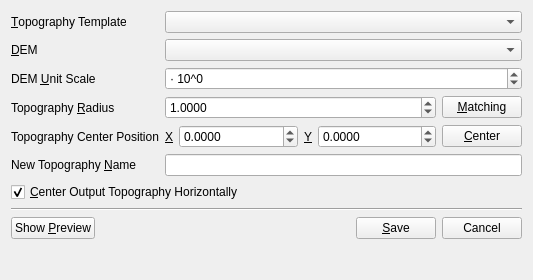
<?xml version="1.0" encoding="UTF-8"?>
<ui version="4.0">
 <class>DEMWidget</class>
 <widget class="DockableWidget" name="DEMWidget">
  <property name="geometry">
   <rect>
    <x>0</x>
    <y>0</y>
    <width>533</width>
    <height>280</height>
   </rect>
  </property>
  <property name="sizePolicy">
   <sizepolicy hsizetype="Preferred" vsizetype="Fixed">
    <horstretch>0</horstretch>
    <verstretch>0</verstretch>
   </sizepolicy>
  </property>
  <property name="windowTitle">
   <string>Apply Digital Elevation Model</string>
  </property>
  <layout class="QFormLayout" name="formLayout_2">
   <item row="0" column="0">
    <widget class="QLabel" name="label">
     <property name="text">
      <string>&amp;Topography Template</string>
     </property>
     <property name="buddy">
      <cstring>topoTemplateCombo</cstring>
     </property>
    </widget>
   </item>
   <item row="0" column="1">
    <widget class="QComboBox" name="topoTemplateCombo"/>
   </item>
   <item row="2" column="0">
    <widget class="QLabel" name="label_2">
     <property name="text">
      <string>&amp;DEM</string>
     </property>
     <property name="buddy">
      <cstring>demCombo</cstring>
     </property>
    </widget>
   </item>
   <item row="2" column="1">
    <widget class="QComboBox" name="demCombo"/>
   </item>
   <item row="3" column="0">
    <widget class="QLabel" name="label_7">
     <property name="text">
      <string>DEM &amp;Unit Scale</string>
     </property>
     <property name="buddy">
      <cstring>demUnitScaleSpinBox</cstring>
     </property>
    </widget>
   </item>
   <item row="3" column="1">
    <widget class="QSpinBox" name="demUnitScaleSpinBox">
     <property name="prefix">
      <string>· 10^</string>
     </property>
     <property name="minimum">
      <number>-100</number>
     </property>
     <property name="maximum">
      <number>100</number>
     </property>
     <property name="value">
      <number>0</number>
     </property>
    </widget>
   </item>
   <item row="4" column="0">
    <widget class="QLabel" name="label_4">
     <property name="text">
      <string>Topography &amp;Radius</string>
     </property>
     <property name="buddy">
      <cstring>topographyRadiusSpinBox</cstring>
     </property>
    </widget>
   </item>
   <item row="4" column="1">
    <widget class="QWidget" name="widget_3" native="true">
     <layout class="QGridLayout" name="gridLayout_3">
      <property name="leftMargin">
       <number>0</number>
      </property>
      <property name="topMargin">
       <number>0</number>
      </property>
      <property name="rightMargin">
       <number>0</number>
      </property>
      <property name="bottomMargin">
       <number>0</number>
      </property>
      <item row="0" column="0">
       <widget class="QDoubleSpinBox" name="topographyRadiusSpinBox">
        <property name="sizePolicy">
         <sizepolicy hsizetype="Expanding" vsizetype="Fixed">
          <horstretch>0</horstretch>
          <verstretch>0</verstretch>
         </sizepolicy>
        </property>
        <property name="decimals">
         <number>4</number>
        </property>
        <property name="minimum">
         <double>0.000100000000000</double>
        </property>
        <property name="maximum">
         <double>100000.000000000000000</double>
        </property>
        <property name="value">
         <double>1.000000000000000</double>
        </property>
       </widget>
      </item>
      <item row="0" column="1">
       <widget class="QPushButton" name="radiusMatchingButton">
        <property name="text">
         <string>&amp;Matching</string>
        </property>
       </widget>
      </item>
     </layout>
    </widget>
   </item>
   <item row="5" column="0">
    <widget class="QLabel" name="label_5">
     <property name="text">
      <string>Topography Center Position</string>
     </property>
    </widget>
   </item>
   <item row="5" column="1">
    <widget class="QWidget" name="widget_2" native="true">
     <layout class="QHBoxLayout" name="horizontalLayout">
      <property name="leftMargin">
       <number>0</number>
      </property>
      <property name="topMargin">
       <number>0</number>
      </property>
      <property name="rightMargin">
       <number>0</number>
      </property>
      <property name="bottomMargin">
       <number>0</number>
      </property>
      <item>
       <widget class="QLabel" name="label_9">
        <property name="text">
         <string>&amp;X</string>
        </property>
        <property name="buddy">
         <cstring>topographyCenterXSpinBox</cstring>
        </property>
       </widget>
      </item>
      <item>
       <widget class="QDoubleSpinBox" name="topographyCenterXSpinBox">
        <property name="sizePolicy">
         <sizepolicy hsizetype="Expanding" vsizetype="Fixed">
          <horstretch>0</horstretch>
          <verstretch>0</verstretch>
         </sizepolicy>
        </property>
        <property name="decimals">
         <number>4</number>
        </property>
        <property name="minimum">
         <double>-100000.000000000000000</double>
        </property>
        <property name="maximum">
         <double>100000.000000000000000</double>
        </property>
        <property name="value">
         <double>0.000000000000000</double>
        </property>
       </widget>
      </item>
      <item>
       <widget class="QLabel" name="label_6">
        <property name="text">
         <string>&amp;Y</string>
        </property>
        <property name="buddy">
         <cstring>topographyCenterYSpinBox</cstring>
        </property>
       </widget>
      </item>
      <item>
       <widget class="QDoubleSpinBox" name="topographyCenterYSpinBox">
        <property name="sizePolicy">
         <sizepolicy hsizetype="Expanding" vsizetype="Fixed">
          <horstretch>0</horstretch>
          <verstretch>0</verstretch>
         </sizepolicy>
        </property>
        <property name="decimals">
         <number>4</number>
        </property>
        <property name="minimum">
         <double>-100000.000000000000000</double>
        </property>
        <property name="maximum">
         <double>100000.000000000000000</double>
        </property>
        <property name="value">
         <double>0.000000000000000</double>
        </property>
       </widget>
      </item>
      <item>
       <widget class="QPushButton" name="templateCenterButton">
        <property name="text">
         <string>&amp;Center</string>
        </property>
       </widget>
      </item>
     </layout>
    </widget>
   </item>
   <item row="6" column="0">
    <widget class="QLabel" name="label_3">
     <property name="text">
      <string>New Topography &amp;Name</string>
     </property>
     <property name="buddy">
      <cstring>newTopoModelName</cstring>
     </property>
    </widget>
   </item>
   <item row="6" column="1">
    <widget class="QLineEdit" name="newTopoModelName">
     <property name="clearButtonEnabled">
      <bool>true</bool>
     </property>
    </widget>
   </item>
   <item row="8" column="0" colspan="2">
    <widget class="Line" name="line">
     <property name="orientation">
      <enum>Qt::Horizontal</enum>
     </property>
    </widget>
   </item>
   <item row="9" column="0" colspan="2">
    <widget class="QWidget" name="widget" native="true">
     <layout class="QGridLayout" name="gridLayout_2">
      <property name="leftMargin">
       <number>0</number>
      </property>
      <property name="topMargin">
       <number>0</number>
      </property>
      <property name="rightMargin">
       <number>0</number>
      </property>
      <property name="bottomMargin">
       <number>0</number>
      </property>
      <item row="0" column="1">
       <spacer name="horizontalSpacer">
        <property name="orientation">
         <enum>Qt::Horizontal</enum>
        </property>
        <property name="sizeHint" stdset="0">
         <size>
          <width>40</width>
          <height>20</height>
         </size>
        </property>
       </spacer>
      </item>
      <item row="0" column="2">
       <widget class="QPushButton" name="saveButton">
        <property name="text">
         <string>&amp;Save</string>
        </property>
       </widget>
      </item>
      <item row="0" column="3">
       <widget class="QPushButton" name="cancelButton">
        <property name="text">
         <string>Cancel</string>
        </property>
       </widget>
      </item>
      <item row="0" column="0">
       <widget class="QPushButton" name="showPreviewButton">
        <property name="text">
         <string>Show &amp;Preview</string>
        </property>
       </widget>
      </item>
     </layout>
    </widget>
   </item>
   <item row="7" column="0" colspan="2">
    <widget class="QCheckBox" name="centerOutputTopographyCheckBox">
     <property name="text">
      <string>&amp;Center Output Topography Horizontally</string>
     </property>
     <property name="checked">
      <bool>true</bool>
     </property>
    </widget>
   </item>
  </layout>
 </widget>
 <customwidgets>
  <customwidget>
   <class>DockableWidget</class>
   <extends>QWidget</extends>
   <header>gui/widgets/DockableWidget.h</header>
   <container>1</container>
  </customwidget>
 </customwidgets>
 <tabstops>
  <tabstop>topoTemplateCombo</tabstop>
  <tabstop>demCombo</tabstop>
  <tabstop>demUnitScaleSpinBox</tabstop>
  <tabstop>topographyRadiusSpinBox</tabstop>
  <tabstop>radiusMatchingButton</tabstop>
  <tabstop>topographyCenterXSpinBox</tabstop>
  <tabstop>topographyCenterYSpinBox</tabstop>
  <tabstop>templateCenterButton</tabstop>
  <tabstop>newTopoModelName</tabstop>
  <tabstop>centerOutputTopographyCheckBox</tabstop>
  <tabstop>showPreviewButton</tabstop>
  <tabstop>saveButton</tabstop>
  <tabstop>cancelButton</tabstop>
 </tabstops>
 <resources/>
 <connections/>
</ui>
